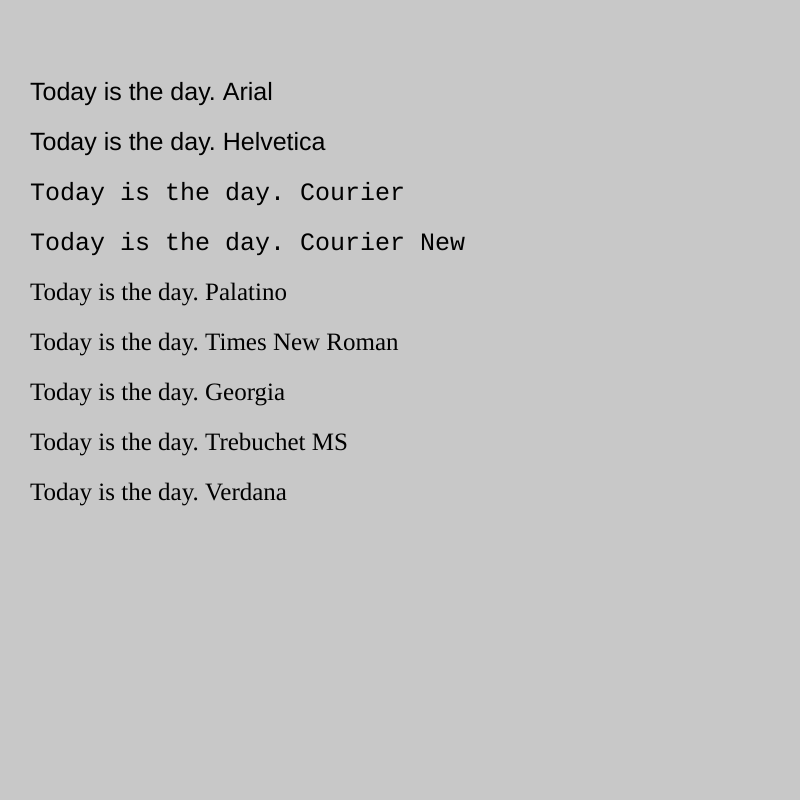
Frame 1 (no input)
Frame 60 (no input): identical to frame 1, image omitted
Frame 120 (the mouse pressed at the canvas centre since frame 60): identical to frame 1, image omitted

The p5.js sketch that drew this single still picture (run headless with seeded random() and noise() and a simulated clock; from frame 60 on, the mouse is pressed at the canvas centre):

// p5.js sketch
// ── sketch.js
function setup() {
  createCanvas(800, 800);

}
function draw() {
  background(200);
  textSize(25);

  textFont("Arial");
  text("Today is the day. Arial",30,100)
  
  textFont("Helvetica");
  text("Today is the day. Helvetica",30,150)
  
  textFont("Courier");
  text("Today is the day. Courier",30,200)
  
  textFont("Courier New")
  text("Today is the day. Courier New",30,250)

  textFont("Palatino");
  text("Today is the day. Palatino",30,300)
  
  textFont("Times New Roman");
  text("Today is the day. Times New Roman",30,350)
  
  textFont("Georgia");
  text("Today is the day. Georgia",30,400)
  
  textFont("Trebuchet MS");
  text("Today is the day. Trebuchet MS",30,450)
  
  textFont("Verdana")
  text("Today is the day. Verdana",30,500)
  
    
}
